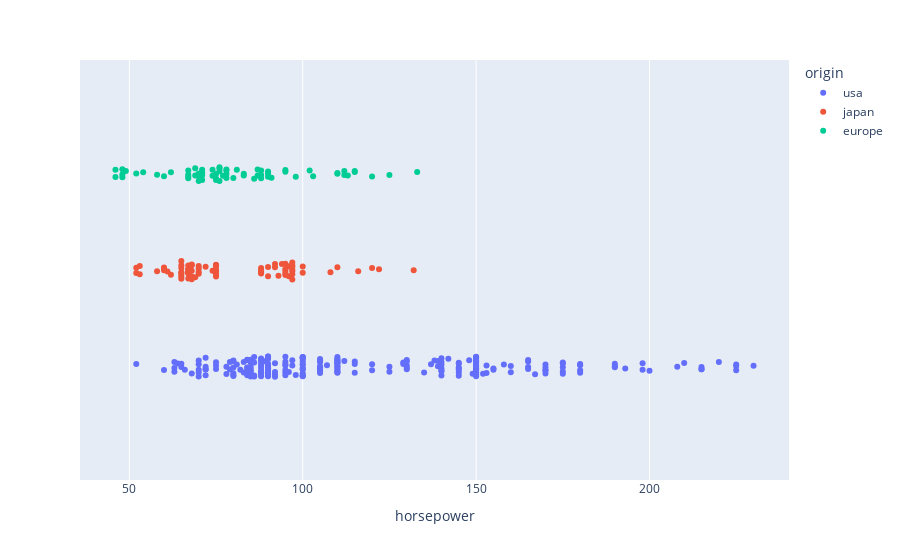

Notebook cell for this chart:
### Code cell
px.strip(data, x = "horsepower", color = "origin", hover_name = "name")

### Figure 1 — Plotly figure (JSON) as saved in the notebook; plotly's stock layout.template omitted (floating-point values rounded to 4 significant figures; data arrays with more than 128 entries replaced by an {"elided": "..."} marker saying what was removed)
{"data": [{"alignmentgroup": "True", "boxpoints": "all", "fillcolor": "rgba(255,255,255,0)", "hoveron": "points", "hovertemplate": "<b>%{hovertext}</b><br><br>origin=usa<br>horsepower=%{x}<extra></extra>", "hovertext": {"elided": "249 str values"}, "legendgroup": "usa", "line": {"color": "rgba(255,255,255,0)"}, "marker": {"color": "#636efa"}, "name": "usa", "offsetgroup": "usa", "orientation": "h", "pointpos": 0, "showlegend": true, "type": "box", "x": {"elided": "249 int values"}, "x0": " ", "xaxis": "x", "y0": " ", "yaxis": "y"}, {"alignmentgroup": "True", "boxpoints": "all", "fillcolor": "rgba(255,255,255,0)", "hoveron": "points", "hovertemplate": "<b>%{hovertext}</b><br><br>origin=japan<br>horsepower=%{x}<extra></extra>", "hovertext": ["toyota corona mark ii", "datsun pl510", "datsun pl510", "toyota corona", "toyota corolla 1200", "datsun 1200", "toyota corona hardtop", "mazda rx2 coupe", "datsun 510 (sw)", "toyouta corona mark ii (sw)", "toyota corolla 1600 (sw)", "toyota carina", "datsun 610", "maxda rx3", "toyota mark ii", "datsun b210", "toyota corolla 1200", "toyota corona", "datsun 710", "honda civic", "subaru", "toyota corolla", "toyota corona", "datsun 710", "honda civic cvcc", "honda civic", "datsun b-210", "toyota corolla", "toyota mark ii", "honda accord cvcc", "datsun f-10 hatchback", "toyota corolla liftback", "subaru dl", "datsun 810", "mazda rx-4", "mazda glc deluxe", "datsun b210 gx", "honda civic cvcc", "toyota corona", "datsun 510", "toyota celica gt liftback", "datsun 200-sx", "honda accord lx", "maxda glc deluxe", "datsun 210", "toyota corolla tercel", "datsun 310", "toyota corona liftback", "mazda 626", "datsun 510 hatchback", "toyota corolla", "mazda glc", "datsun 210", "honda civic 1500 gl", "subaru dl", "datsun 280-zx", "mazda rx-7 gs", "honda accord", "toyota starlet", "honda civic 1300", "subaru", "datsun 210 mpg", "toyota tercel", "mazda glc 4", "honda prelude", "toyota corolla", "datsun 200sx", "mazda 626", "toyota cressida", "datsun 810 maxima", "mazda glc custom l", "mazda glc custom", "nissan stanza xe", "honda accord", "toyota corolla", "honda civic", "honda civic (auto)", "datsun 310 gx", "toyota celica gt"], "legendgroup": "japan", "line": {"color": "rgba(255,255,255,0)"}, "marker": {"color": "#EF553B"}, "name": "japan", "offsetgroup": "japan", "orientation": "h", "pointpos": 0, "showlegend": true, "type": "box", "x": [95, 88, 88, 95, 65, 69, 95, 97, 92, 97, 88, 88, 94, 90, 122, 67, 65, 52, 61, 97, 93, 75, 96, 97, 53, 53, 70, 75, 108, 68, 70, 75, 67, 97, 110, 52, 70, 60, 95, 97, 95, 97, 68, 65, 65, 60, 65, 90, 75, 92, 75, 65, 65, 67, 67, 132, 100, 72, 58, 60, 67, 65, 62, 68, 75, 75, 100, 74, 116, 120, 68, 68, 88, 75, 70, 67, 67, 67, 96], "x0": " ", "xaxis": "x", "y0": " ", "yaxis": "y"}, {"alignmentgroup": "True", "boxpoints": "all", "fillcolor": "rgba(255,255,255,0)", "hoveron": "points", "hovertemplate": "<b>%{hovertext}</b><br><br>origin=europe<br>horsepower=%{x}<extra></extra>", "hovertext": ["volkswagen 1131 deluxe sedan", "peugeot 504", "audi 100 ls", "saab 99e", "bmw 2002", "opel 1900", "peugeot 304", "fiat 124b", "volkswagen model 111", "volkswagen type 3", "volvo 145e (sw)", "volkswagen 411 (sw)", "peugeot 504 (sw)", "renault 12 (sw)", "volkswagen super beetle", "fiat 124 sport coupe", "fiat 128", "opel manta", "audi 100ls", "volvo 144ea", "saab 99le", "audi fox", "volkswagen dasher", "opel manta", "fiat 128", "fiat 124 tc", "fiat x1.9", "volkswagen dasher", "volkswagen rabbit", "audi 100ls", "peugeot 504", "volvo 244dl", "saab 99le", "fiat 131", "opel 1900", "renault 12tl", "vw rabbit", "volkswagen rabbit", "volvo 245", "peugeot 504", "mercedes-benz 280s", "renault 5 gtl", "volkswagen rabbit custom", "volkswagen dasher", "bmw 320i", "volkswagen rabbit custom diesel", "audi 5000", "volvo 264gl", "saab 99gle", "peugeot 604sl", "volkswagen scirocco", "vw rabbit custom", "mercedes benz 300d", "peugeot 504", "fiat strada custom", "vw rabbit", "audi 4000", "vw rabbit c (diesel)", "vw dasher (diesel)", "audi 5000s (diesel)", "mercedes-benz 240d", "renault lecar deluxe", "vokswagen rabbit", "triumph tr7 coupe", "volkswagen jetta", "renault 18i", "peugeot 505s turbo diesel", "volvo diesel", "volkswagen rabbit l", "vw pickup"], "legendgroup": "europe", "line": {"color": "rgba(255,255,255,0)"}, "marker": {"color": "#00cc96"}, "name": "europe", "offsetgroup": "europe", "orientation": "h", "pointpos": 0, "showlegend": true, "type": "box", "x": [46, 87, 90, 95, 113, 90, 70, 76, 60, 54, 112, 76, 87, 69, 46, 90, 49, 75, 91, 112, 110, 83, 67, 78, 75, 75, 67, 71, 70, 95, 88, 98, 115, 86, 81, 83, 70, 71, 102, 88, 120, 58, 78, 78, 110, 48, 103, 125, 115, 133, 71, 71, 77, 71, 69, 76, 78, 48, 48, 67, 67, null, 62, 88, 74, null, 80, 76, 74, 52], "x0": " ", "xaxis": "x", "y0": " ", "yaxis": "y"}], "layout": {"boxmode": "group", "legend": {"title": {"text": "origin"}, "tracegroupgap": 0}, "margin": {"t": 60}, "xaxis": {"anchor": "y", "domain": [0, 1], "title": {"text": "horsepower"}}, "yaxis": {"anchor": "x", "domain": [0, 1]}}}
